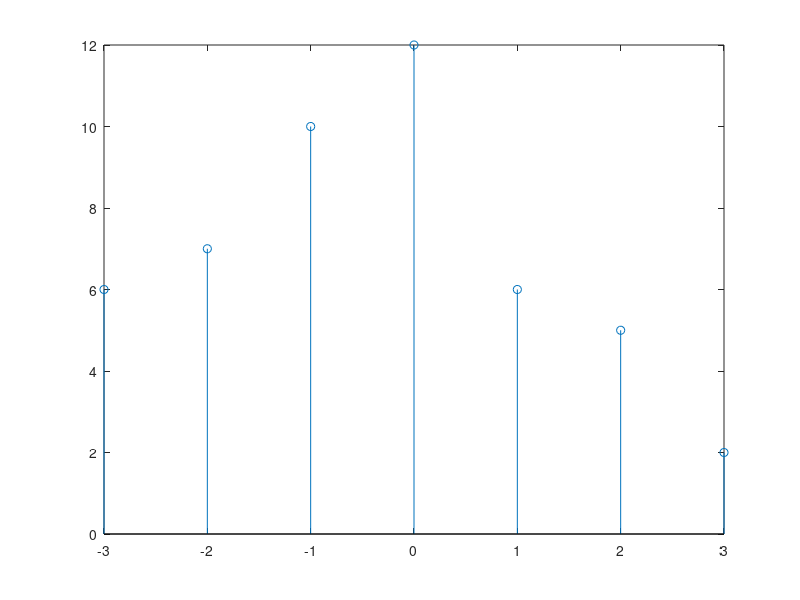

MATLAB code to generate this figure:
x = [3 2 1 2];
h = [1 2 1 2];
h_=flip(h);
l1= length(x);
l2= length(h);
m=l1+l2-1;
z1 = zeros(1,m);
xn = [x , zeros(1, l2-1)] ;
%disp(xn);
h_n = [h_ , zeros(1, l1-1)];
%disp(hn);

for i=1:m
  for j=1:i
    z1(i) = z1(i) + xn(j)*h_n(i-(j-1));
  endfor
endfor
t=[-l2+1:l1-1];
stem(t,z1);
disp(t);
disp(z1);